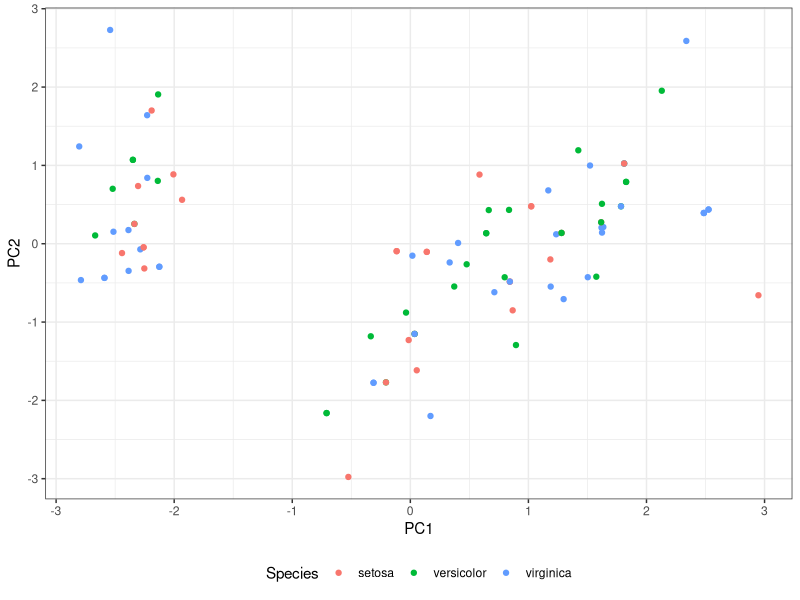
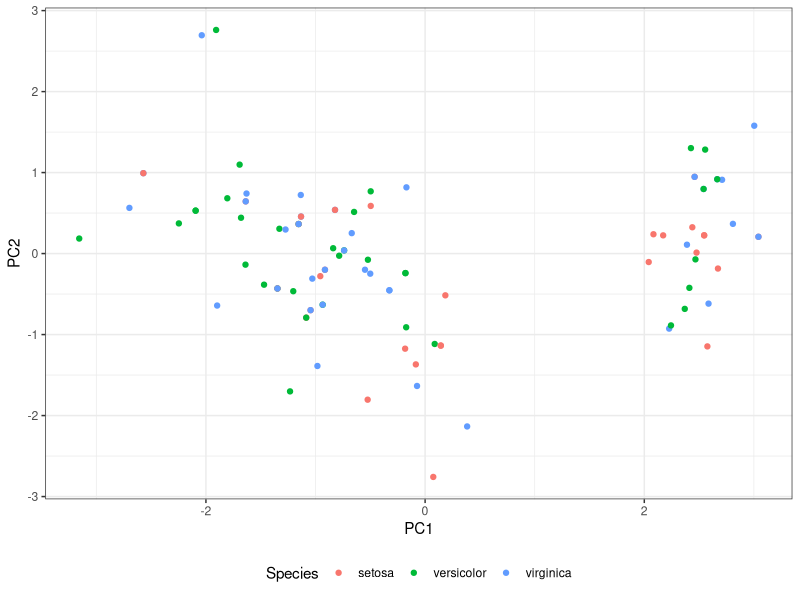
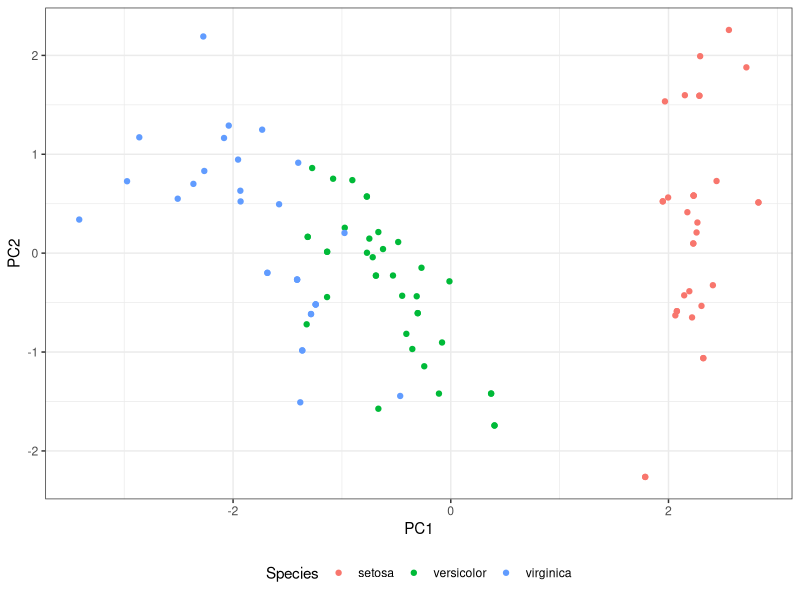
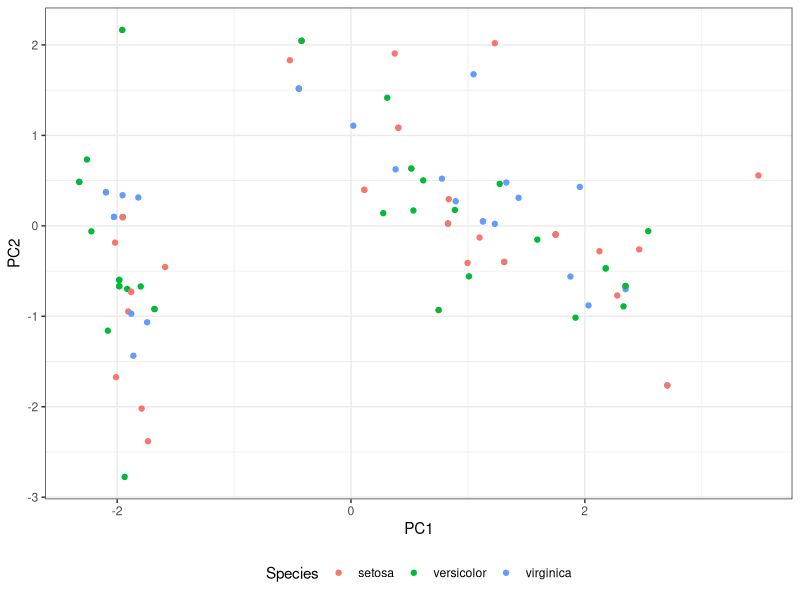
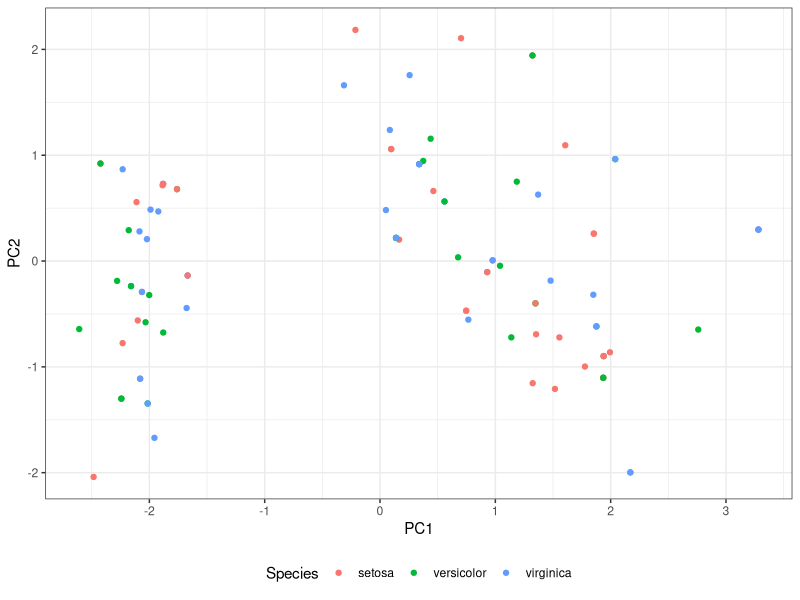
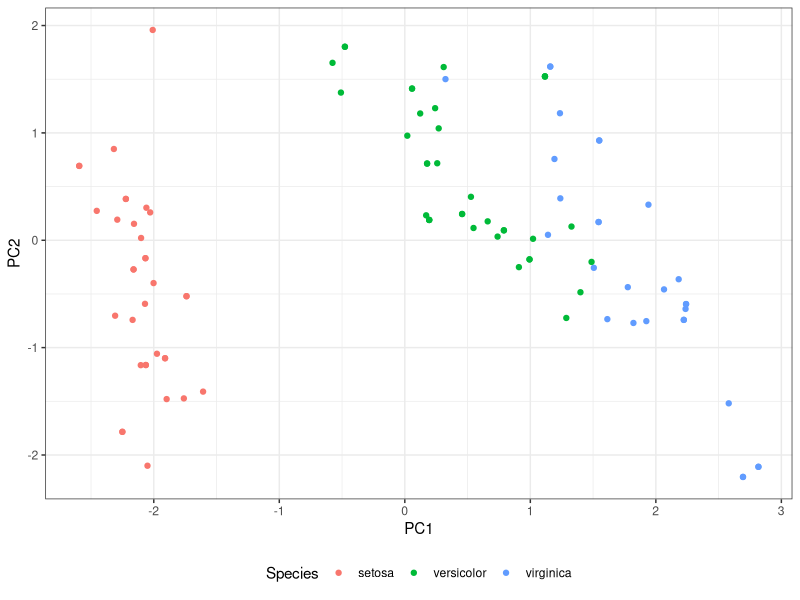
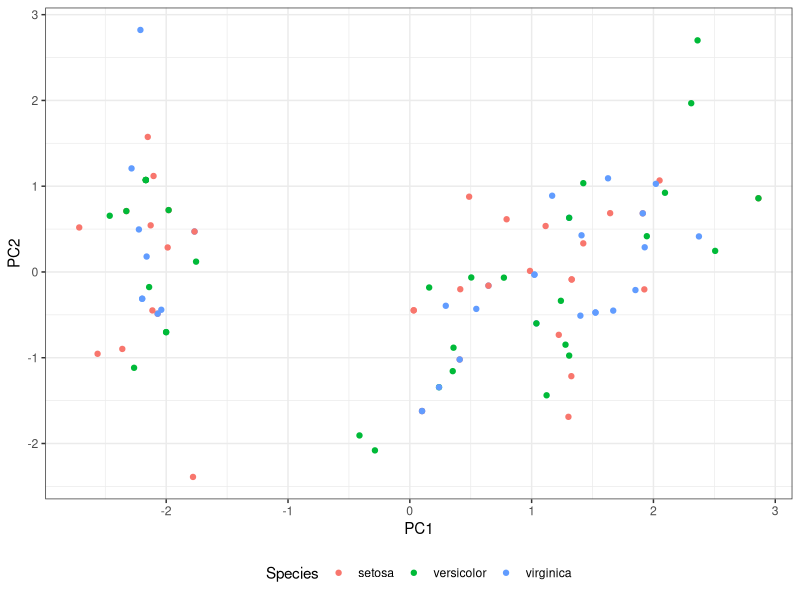
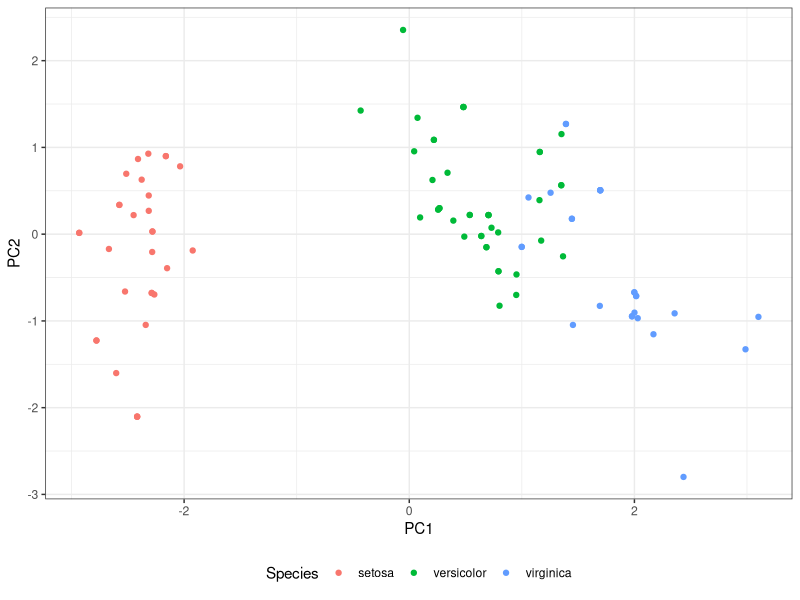

Reproduce these figures in R, in order. (Note: this script raises an error after producing the figures.)
## ---- chunk 1
library(tidyverse)
theme_set(theme_bw() +
            theme(legend.position = "bottom"))
## ---- chunk 2
bootstrap_iris_y = function(){
  res = iris[sample(seq_len(nrow(iris)), size = 100, replace = TRUE), ] ## Subset 100 rows with replacement
  res$Species = sample(res$Species) ## Further randomise the response
  return(res)
}

bootstrap_iris_all = function(){
  res = iris[sample(seq_len(nrow(iris)), size = 100, replace = TRUE), ] ## Subset 100 rows with replacement
  return(res)
}

plot_iris_lda = function(data){
  pca_obj = prcomp(x = data %>% dplyr::select(-Species), center = TRUE, scale. = TRUE)
  pca_tbl = pca_obj$x[,1:2] %>% as.data.frame %>% as_tibble()
  plotdf = data %>% bind_cols(pca_tbl)
  
  plotdf %>% 
    ggplot(aes(x = PC1, y = PC2, colour = Species)) +
    geom_point()
}

lineup_iris_plots = function(index){
  stopifnot(all(index %in% c(0, 1)))
  if(index == 0){ ## Null oplot
    plot_iris_lda(data = bootstrap_iris_y())
  } else { ## True oplot
    plot_iris_lda(data = bootstrap_iris_all())
  }
}
## ---- chunk 3
set.seed(123)
num_true = 100
num_null = 100
index = sample(c(rep(1, num_true), rep(0, num_null)))
n = length(index)
cat("True plots are:", paste0(which(index == 1), collapse = ", "))
n_digits = floor(log10(n)) + 1L
exp_num = sprintf(paste0("%0", n_digits, "d"), seq_len(n))
filename = paste0("figures/train/", exp_num, ".png")

for(i in seq_along(index)){
  g = lineup_iris_plots(index = index[i])
  ggsave(filename = filename[i],
         plot = g, width = 5, height = 5)
}

train_tbl = tibble(
  index,
  exp_num,
  filename)
## ---- chunk 4
set.seed(123)
num_true = 10
num_null = 10
index = sample(c(rep(1, num_true), rep(0, num_null)))
n = length(index)
cat("True plots are:", paste0(which(index == 1), collapse = ", "))
n_digits = floor(log10(n)) + 1L
exp_num = sprintf(paste0("%0", n_digits, "d"), seq_len(n))
filename = paste0("figures/test/", exp_num, ".png")

for(i in seq_along(index)){
  g = lineup_iris_plots(index = index[i])
  ggsave(filename = filename[i],
         plot = g, width = 5, height = 5)
}

test_tbl = tibble(
  index,
  exp_num,
  filename)
## ---- chunk 5
save(train_tbl, 
     test_tbl, 
     file = "data/iris_lineup.RData")
## ---- chunk 6
sessioninfo::session_info()
